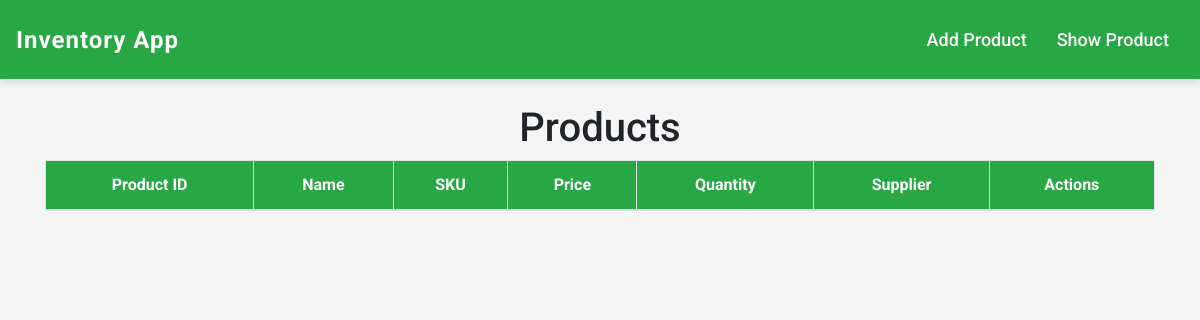
The page /list/ on the database as committed earlier.
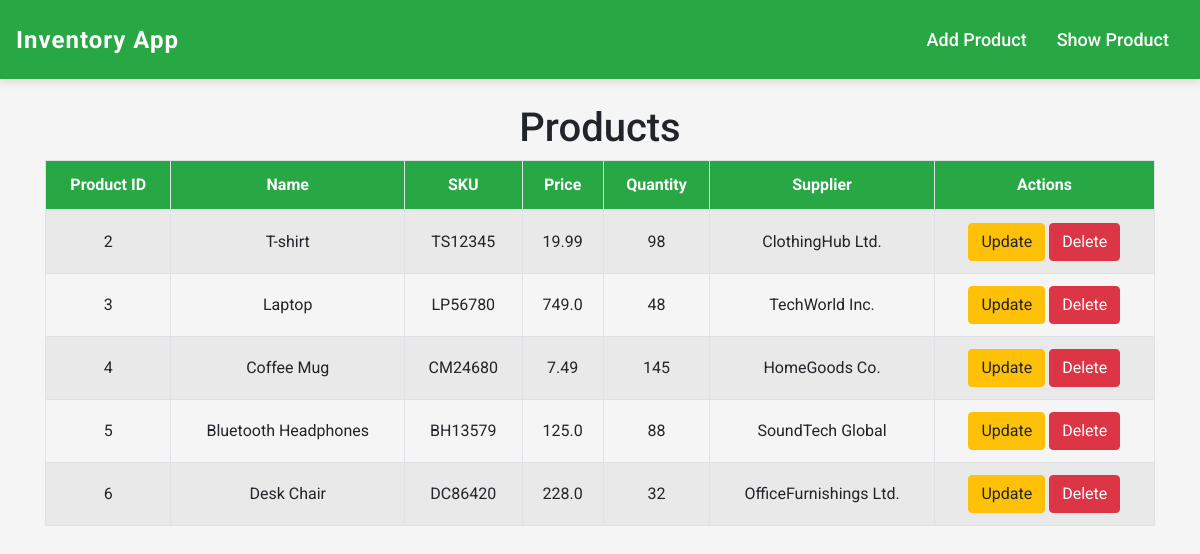
The same page on the database as committed later.
### invApp/models.py (models this page shows, shortened)
class Product(models.Model):
    product_id = models.AutoField(primary_key=True)
    name = models.CharField(max_length=100)
    sku = models.CharField(max_length=50, unique=True)
    price = models.FloatField()
    quantity = models.PositiveIntegerField(default=0)
    supplier = models.CharField(max_length=100)

### invApp/views.py (the view)
# urls.py: path('list/', views.product_list_view, name='product_list'),
def product_list_view(request):
    products = Product.objects.all()
    return render(request, 'invApp/product_list.html', {'products': products})

### invApp/templates/invApp/product_list.html (shortened to what this page needs)
{% extends "invApp/layout.html" %}
{% block content %}
<h1 class="text-center mt-5">Products</h1>
<table class="table table-bordered table-striped text-center">
  <thead class="thead-custom">
    <tr>
      <th>Product ID</th>
      <th>Name</th>
      <th>SKU</th>
      <th>Price</th>
      <th>Quantity</th>
      <th>Supplier</th>
      <th>Actions</th>
    </tr>
  </thead>
  <tbody>
    {% for product in products %}
    <tr>
      <td>{{product.product_id}}</td>
      <td>{{product.name}}</td>
      <td>{{product.sku}}</td>
      <td>{{product.price}}</td>
      <td>{{product.quantity}}</td>
      <td>{{product.supplier}}</td>
      <td>
        <a href="{% url 'product_update' product.product_id %}" class="btn btn-warning">Update</a>
        <a href="{% url 'product_delete' product.product_id %}" class="btn btn-danger">Delete</a>
      </td>
    </tr>
    {% endfor %}
  </tbody>
</table>
{% endblock %}

### invApp/templates/invApp/layout.html (shortened to what this page needs)
<!DOCTYPE html>
<html lang="en">
  <head>
    <link
      href="
    https://cdn.jsdelivr.net/npm/bootstrap@4.5.2/dist/css/bootstrap.min.css
    "
      rel="stylesheet"
    />
  </head>
  <body>
    <nav class="navbar navbar-expand-lg fixed-top">
      <a href="{% url 'home' %}" class="navbar-brand">Inventory App</a>
      <div class="collapse navbar-collapse" id="navbarNav">
        <ul class="navbar-nav ml-auto">
          <li class="nav-item">
            <a class="nav-link" href="{% url 'product_create' %}">Add Product</a>
          </li>
          <li class="nav-item">
            <a class="nav-link" href="{% url 'product_list' %}">Show Product</a>
          </li>
        </ul>
      </div>
    </nav>
    <div class="container">{% block content %}{% endblock %}</div>
  </body>
</html>

### invApp/templates/invApp/layout.html (style rules this page uses)
body { font-family: 'Roboto', sans-serif; background-color: #f5f5f5; padding-top: 56px; }
.navbar { background: #28a745; padding: 1rem; box-shadow: 0 4px 8px rgba(0, 0, 0, 0.1); }
.navbar-brand { font-size: 24px; font-weight: bold; color: white; letter-spacing: 1px; }
.navbar-nav .nav-item .nav-link { font-size: 18px; font-weight: 500; color: white; padding: 10px 15px; transition: all 0.3s ease; }
.navbar-collapse { background-color: #28a745; }
.nav-item .nav-link { color: white !important; }
.container { margin-top: 20px; }
.table th, .table td { vertical-align: middle; }
.thead-custom { background-color: #28a745; color: #fff; }

Rows that differ between the two databases and show on the page:
added Product: product_id "2", name "T-shirt", sku "TS12345", price "19.99", quantity "98", supplier "ClothingHub Ltd."
added Product: product_id "3", name "Laptop", sku "LP56780", price "749.0", quantity "48", supplier "TechWorld Inc."
added Product: product_id "4", name "Coffee Mug", sku "CM24680", price "7.49", quantity "145", supplier "HomeGoods Co."
added Product: product_id "5", name "Bluetooth Headphones", sku "BH13579", price "125.0", quantity "88", supplier "SoundTech Global"
added Product: product_id "6", name "Desk Chair", sku "DC86420", price "228.0", quantity "32", supplier "OfficeFurnishings Ltd."
